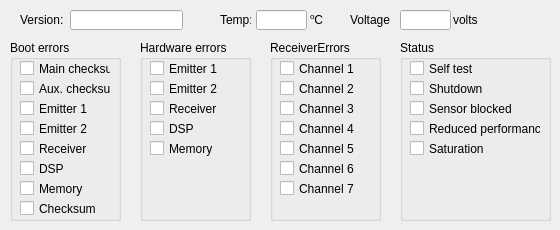
    <widget class="QWidget" name="statusTab">
     <attribute name="title">
      <string>Status</string>
     </attribute>
     <widget class="QLabel" name="VersionLabel">
      <property name="geometry">
       <rect>
        <x>20</x>
        <y>10</y>
        <width>71</width>
        <height>20</height>
       </rect>
      </property>
      <property name="text">
       <string>Version:</string>
      </property>
     </widget>
     <widget class="QLineEdit" name="versionEdit">
      <property name="geometry">
       <rect>
        <x>70</x>
        <y>10</y>
        <width>113</width>
        <height>20</height>
       </rect>
      </property>
      <property name="readOnly">
       <bool>true</bool>
      </property>
     </widget>
     <widget class="QLineEdit" name="temperatureEdit">
      <property name="geometry">
       <rect>
        <x>256</x>
        <y>10</y>
        <width>51</width>
        <height>20</height>
       </rect>
      </property>
      <property name="readOnly">
       <bool>true</bool>
      </property>
     </widget>
     <widget class="QLabel" name="TemperatureLabel">
      <property name="geometry">
       <rect>
        <x>220</x>
        <y>10</y>
        <width>31</width>
        <height>20</height>
       </rect>
      </property>
      <property name="text">
       <string>Temp:</string>
      </property>
     </widget>
     <widget class="QLabel" name="TemperatureLabel_2">
      <property name="geometry">
       <rect>
        <x>310</x>
        <y>10</y>
        <width>21</width>
        <height>20</height>
       </rect>
      </property>
      <property name="text">
       <string>&lt;html&gt;&lt;head/&gt;&lt;body&gt;&lt;p&gt;&lt;span style=&quot; vertical-align:super;&quot;&gt;o&lt;/span&gt;C&lt;/p&gt;&lt;/body&gt;&lt;/html&gt;</string>
      </property>
      <property name="textFormat">
       <enum>Qt::RichText</enum>
      </property>
     </widget>
     <widget class="QLineEdit" name="voltageEdit">
      <property name="geometry">
       <rect>
        <x>400</x>
        <y>10</y>
        <width>51</width>
        <height>20</height>
       </rect>
      </property>
      <property name="readOnly">
       <bool>true</bool>
      </property>
     </widget>
     <widget class="QLabel" name="VoltageLabel">
      <property name="geometry">
       <rect>
        <x>350</x>
        <y>10</y>
        <width>41</width>
        <height>20</height>
       </rect>
      </property>
      <property name="text">
       <string>Voltage:</string>
      </property>
     </widget>
     <widget class="QLabel" name="VoltageLabel_2">
      <property name="geometry">
       <rect>
        <x>453</x>
        <y>10</y>
        <width>30</width>
        <height>20</height>
       </rect>
      </property>
      <property name="text">
       <string>volts</string>
      </property>
      <property name="textFormat">
       <enum>Qt::AutoText</enum>
      </property>
     </widget>
     <widget class="QGroupBox" name="bootGroupBox">
      <property name="geometry">
       <rect>
        <x>10</x>
        <y>40</y>
        <width>111</width>
        <height>181</height>
       </rect>
      </property>
      <property name="title">
       <string>Boot errors</string>
      </property>
      <widget class="QCheckBox" name="bootReceiverCheckBox">
       <property name="geometry">
        <rect>
         <x>10</x>
         <y>100</y>
         <width>91</width>
         <height>17</height>
        </rect>
       </property>
       <property name="text">
        <string>Receiver</string>
       </property>
       <property name="checkable">
        <bool>false</bool>
       </property>
      </widget>
      <widget class="QCheckBox" name="bootEmitter1CheckBox">
       <property name="geometry">
        <rect>
         <x>10</x>
         <y>60</y>
         <width>91</width>
         <height>17</height>
        </rect>
       </property>
       <property name="text">
        <string>Emitter 1</string>
       </property>
       <property name="checkable">
        <bool>false</bool>
       </property>
      </widget>
      <widget class="QCheckBox" name="bootAuxChecksumCheckBox">
       <property name="geometry">
        <rect>
         <x>10</x>
         <y>40</y>
         <width>91</width>
         <height>17</height>
        </rect>
       </property>
       <property name="text">
        <string>Aux. checksum</string>
       </property>
       <property name="checkable">
        <bool>false</bool>
       </property>
      </widget>
      <widget class="QCheckBox" name="bootEmitter2CheckBox">
       <property name="geometry">
        <rect>
         <x>10</x>
         <y>80</y>
         <width>91</width>
         <height>17</height>
        </rect>
       </property>
       <property name="text">
        <string>Emitter 2</string>
       </property>
       <property name="checkable">
        <bool>false</bool>
       </property>
      </widget>
      <widget class="QCheckBox" name="bootMainChecksumCheckBox">
       <property name="geometry">
        <rect>
         <x>10</x>
         <y>20</y>
         <width>91</width>
         <height>17</height>
        </rect>
       </property>
       <property name="text">
        <string>Main checksum</string>
       </property>
       <property name="checkable">
        <bool>false</bool>
       </property>
      </widget>
      <widget class="QCheckBox" name="bootMemoryCheckBox">
       <property name="geometry">
        <rect>
         <x>10</x>
         <y>140</y>
         <width>91</width>
         <height>17</height>
        </rect>
       </property>
       <property name="text">
        <string>Memory</string>
       </property>
       <property name="checkable">
        <bool>false</bool>
       </property>
      </widget>
      <widget class="QCheckBox" name="bootDSPCheckBox">
       <property name="geometry">
        <rect>
         <x>10</x>
         <y>120</y>
         <width>91</width>
         <height>17</height>
        </rect>
       </property>
       <property name="text">
        <string>DSP</string>
       </property>
       <property name="checkable">
        <bool>false</bool>
       </property>
      </widget>
      <widget class="QCheckBox" name="bootChecksumCheckBox">
       <property name="geometry">
        <rect>
         <x>10</x>
         <y>160</y>
         <width>91</width>
         <height>17</height>
        </rect>
       </property>
       <property name="text">
        <string>Checksum</string>
       </property>
       <property name="checkable">
        <bool>false</bool>
       </property>
      </widget>
     </widget>
     <widget class="QGroupBox" name="statusGroupBox">
      <property name="geometry">
       <rect>
        <x>400</x>
        <y>40</y>
        <width>151</width>
        <height>181</height>
       </rect>
      </property>
      <property name="title">
       <string>Status</string>
      </property>
      <widget class="QCheckBox" name="statusSelfTestCheckBox">
       <property name="geometry">
        <rect>
         <x>10</x>
         <y>20</y>
         <width>131</width>
         <height>17</height>
        </rect>
       </property>
       <property name="text">
        <string>Self test</string>
       </property>
       <property name="checkable">
        <bool>false</bool>
       </property>
      </widget>
      <widget class="QCheckBox" name="statusShutdownCheckBox">
       <property name="geometry">
        <rect>
         <x>10</x>
         <y>40</y>
         <width>131</width>
         <height>17</height>
        </rect>
       </property>
       <property name="text">
        <string>Shutdown</string>
       </property>
       <property name="checkable">
        <bool>false</bool>
       </property>
      </widget>
      <widget class="QCheckBox" name="statusSensorBlockedCheckBox">
       <property name="geometry">
        <rect>
         <x>10</x>
         <y>60</y>
         <width>131</width>
         <height>17</height>
        </rect>
       </property>
       <property name="text">
        <string>Sensor blocked</string>
       </property>
       <property name="checkable">
        <bool>false</bool>
       </property>
      </widget>
      <widget class="QCheckBox" name="statusReducedPerformanceCheckBox">
       <property name="geometry">
        <rect>
         <x>10</x>
         <y>80</y>
         <width>131</width>
         <height>17</height>
        </rect>
       </property>
       <property name="text">
        <string>Reduced performance</string>
       </property>
       <property name="checkable">
        <bool>false</bool>
       </property>
      </widget>
      <widget class="QCheckBox" name="statusSaturationCheckBox">
       <property name="geometry">
        <rect>
         <x>10</x>
         <y>100</y>
         <width>131</width>
         <height>17</height>
        </rect>
       </property>
       <property name="text">
        <string>Saturation</string>
       </property>
       <property name="checkable">
        <bool>false</bool>
       </property>
      </widget>
      <widget class="QCheckBox" name="statusSaturationCheckBox_2">
       <property name="geometry">
        <rect>
         <x>-300</x>
         <y>100</y>
         <width>131</width>
         <height>17</height>
        </rect>
       </property>
       <property name="text">
        <string>Saturation</string>
       </property>
       <property name="checkable">
        <bool>false</bool>
       </property>
      </widget>
      <widget class="QCheckBox" name="statusSensorBlockedCheckBox_2">
       <property name="geometry">
        <rect>
         <x>-300</x>
         <y>60</y>
         <width>91</width>
         <height>17</height>
        </rect>
       </property>
       <property name="text">
        <string>Sensor blocked</string>
       </property>
       <property name="checkable">
        <bool>false</bool>
       </property>
      </widget>
      <widget class="QCheckBox" name="statusShutdownCheckBox_2">
       <property name="geometry">
        <rect>
         <x>-300</x>
         <y>40</y>
         <width>70</width>
         <height>17</height>
        </rect>
       </property>
       <property name="text">
        <string>Shutdown</string>
       </property>
       <property name="checkable">
        <bool>false</bool>
       </property>
      </widget>
      <widget class="QCheckBox" name="statusReducedPerformanceCheckBox_2">
       <property name="geometry">
        <rect>
         <x>-300</x>
         <y>80</y>
         <width>131</width>
         <height>17</height>
        </rect>
       </property>
       <property name="text">
        <string>Reduced performance</string>
       </property>
       <property name="checkable">
        <bool>false</bool>
       </property>
      </widget>
      <widget class="QCheckBox" name="statusSelfTestCheckBox_2">
       <property name="geometry">
        <rect>
         <x>-300</x>
         <y>20</y>
         <width>70</width>
         <height>17</height>
        </rect>
       </property>
       <property name="text">
        <string>Self test</string>
       </property>
       <property name="checkable">
        <bool>false</bool>
       </property>
      </widget>
     </widget>
     <widget class="QGroupBox" name="hardwareGroupBox">
      <property name="geometry">
       <rect>
        <x>140</x>
        <y>40</y>
        <width>111</width>
        <height>181</height>
       </rect>
      </property>
      <property name="title">
       <string>Hardware errors</string>
      </property>
      <widget class="QCheckBox" name="hardwareReceiverCheckBox">
       <property name="geometry">
        <rect>
         <x>10</x>
         <y>60</y>
         <width>91</width>
         <height>17</height>
        </rect>
       </property>
       <property name="text">
        <string>Receiver</string>
       </property>
       <property name="checkable">
        <bool>false</bool>
       </property>
      </widget>
      <widget class="QCheckBox" name="hardwareEmitter1CheckBox">
       <property name="geometry">
        <rect>
         <x>10</x>
         <y>20</y>
         <width>91</width>
         <height>17</height>
        </rect>
       </property>
       <property name="text">
        <string>Emitter 1</string>
       </property>
       <property name="checkable">
        <bool>false</bool>
       </property>
      </widget>
      <widget class="QCheckBox" name="hardwareEmitter2CheckBox">
       <property name="geometry">
        <rect>
         <x>10</x>
         <y>40</y>
         <width>91</width>
         <height>17</height>
        </rect>
       </property>
       <property name="text">
        <string>Emitter 2</string>
       </property>
       <property name="checkable">
        <bool>false</bool>
       </property>
      </widget>
      <widget class="QCheckBox" name="hardwareMemoryCheckBox">
       <property name="geometry">
        <rect>
         <x>10</x>
         <y>100</y>
         <width>91</width>
         <height>17</height>
        </rect>
       </property>
       <property name="text">
        <string>Memory</string>
       </property>
       <property name="checkable">
        <bool>false</bool>
       </property>
      </widget>
      <widget class="QCheckBox" name="hardwareDSPCheckBox">
       <property name="geometry">
        <rect>
         <x>10</x>
         <y>80</y>
         <width>91</width>
         <height>17</height>
        </rect>
       </property>
       <property name="text">
        <string>DSP</string>
       </property>
       <property name="checkable">
        <bool>false</bool>
       </property>
      </widget>
     </widget>
     <widget class="QGroupBox" name="receiverGroupBox">
      <property name="geometry">
       <rect>
        <x>270</x>
        <y>40</y>
        <width>111</width>
        <height>181</height>
       </rect>
      </property>
      <property name="title">
       <string>ReceiverErrors</string>
      </property>
      <widget class="QCheckBox" name="receiverChannel3CheckBox">
       <property name="geometry">
        <rect>
         <x>10</x>
         <y>60</y>
         <width>91</width>
         <height>17</height>
        </rect>
       </property>
       <property name="text">
        <string>Channel 3</string>
       </property>
       <property name="checkable">
        <bool>false</bool>
       </property>
      </widget>
      <widget class="QCheckBox" name="receiverChannel1CheckBox">
       <property name="geometry">
        <rect>
         <x>10</x>
         <y>20</y>
         <width>91</width>
         <height>17</height>
        </rect>
       </property>
       <property name="text">
        <string>Channel 1</string>
       </property>
       <property name="checkable">
        <bool>false</bool>
       </property>
      </widget>
      <widget class="QCheckBox" name="receiverChannel2CheckBox">
       <property name="geometry">
        <rect>
         <x>10</x>
         <y>40</y>
         <width>91</width>
         <height>17</height>
        </rect>
       </property>
       <property name="text">
        <string>Channel 2</string>
       </property>
       <property name="checkable">
        <bool>false</bool>
       </property>
      </widget>
      <widget class="QCheckBox" name="receiverChannel5CheckBox">
       <property name="geometry">
        <rect>
         <x>10</x>
         <y>100</y>
         <width>91</width>
         <height>17</height>
        </rect>
       </property>
       <property name="text">
        <string>Channel 5</string>
       </property>
       <property name="checkable">
        <bool>false</bool>
       </property>
      </widget>
      <widget class="QCheckBox" name="receiverChannel4CheckBox">
       <property name="geometry">
        <rect>
         <x>10</x>
         <y>80</y>
         <width>91</width>
         <height>17</height>
        </rect>
       </property>
       <property name="text">
        <string>Channel 4</string>
       </property>
       <property name="checkable">
        <bool>false</bool>
       </property>
      </widget>
      <widget class="QCheckBox" name="receiverChannel7CheckBox">
       <property name="geometry">
        <rect>
         <x>10</x>
         <y>140</y>
         <width>91</width>
         <height>17</height>
        </rect>
       </property>
       <property name="text">
        <string>Channel 7</string>
       </property>
       <property name="checkable">
        <bool>false</bool>
       </property>
      </widget>
      <widget class="QCheckBox" name="receiverChannel6CheckBox">
       <property name="geometry">
        <rect>
         <x>10</x>
         <y>120</y>
         <width>91</width>
         <height>17</height>
        </rect>
       </property>
       <property name="text">
        <string>Channel 6</string>
       </property>
       <property name="checkable">
        <bool>false</bool>
       </property>
      </widget>
     </widget>
    </widget>
